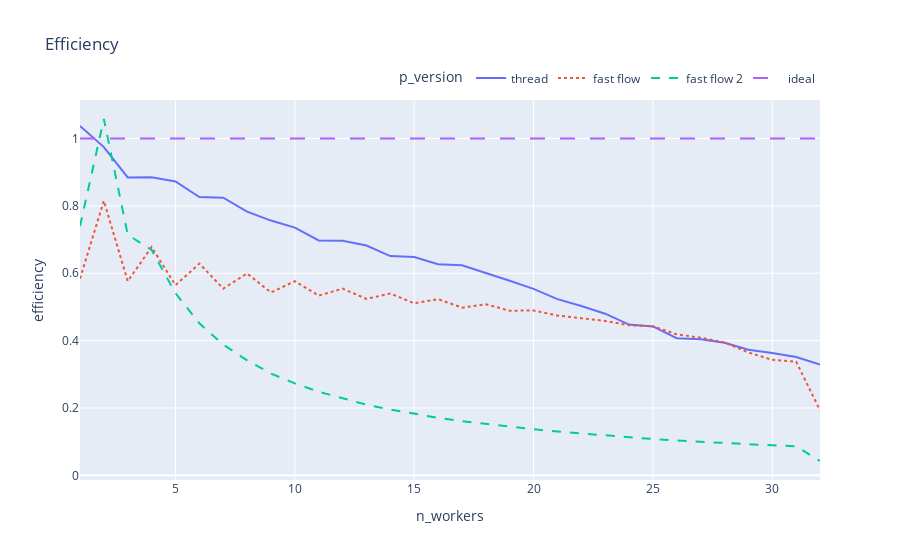

Here is the notebook cell this chart was saved with:
### Code cell
# compute and show efficiency
mean_time_df['efficiency'] = mean_time_df['speed_up']/mean_time_df['n_workers']
fig = px.line(mean_time_df, x="n_workers", y="efficiency",color='p_version', title="Efficiency", line_dash='p_version')
fig.update_layout(legend=dict(
    orientation="h",
    yanchor="bottom",
    y=1.02,
    xanchor="right",
    x=1
))
fig.show()

### Figure 1 — Plotly figure (JSON) as saved in the notebook; plotly's stock layout.template omitted (floating-point values rounded to 4 significant figures)
{"data": [{"hovertemplate": "p_version=thread<br>n_workers=%{x}<br>efficiency=%{y}<extra></extra>", "legendgroup": "thread", "line": {"color": "#636efa", "dash": "solid"}, "marker": {"symbol": "circle"}, "mode": "lines", "name": "thread", "orientation": "v", "showlegend": true, "type": "scatter", "x": [1, 2, 3, 4, 5, 6, 7, 8, 9, 10, 11, 12, 13, 14, 15, 16, 17, 18, 19, 20, 21, 22, 23, 24, 25, 26, 27, 28, 29, 30, 31, 32], "xaxis": "x", "y": [1.037, 0.9745, 0.8846, 0.8851, 0.8727, 0.8264, 0.8242, 0.783, 0.7564, 0.7355, 0.6975, 0.6967, 0.6824, 0.6509, 0.6482, 0.6265, 0.6234, 0.6012, 0.5779, 0.5538, 0.523, 0.5025, 0.4799, 0.4476, 0.442, 0.407, 0.4039, 0.3937, 0.373, 0.3634, 0.3511, 0.3289], "yaxis": "y"}, {"hovertemplate": "p_version=fast flow<br>n_workers=%{x}<br>efficiency=%{y}<extra></extra>", "legendgroup": "fast flow", "line": {"color": "#EF553B", "dash": "dot"}, "marker": {"symbol": "circle"}, "mode": "lines", "name": "fast flow", "orientation": "v", "showlegend": true, "type": "scatter", "x": [1, 2, 3, 4, 5, 6, 7, 8, 9, 10, 11, 12, 13, 14, 15, 16, 17, 18, 19, 20, 21, 22, 23, 24, 25, 26, 27, 28, 29, 30, 31, 32], "xaxis": "x", "y": [0.5841, 0.8151, 0.5764, 0.6776, 0.5647, 0.6287, 0.5544, 0.5993, 0.5428, 0.5764, 0.5337, 0.5542, 0.5238, 0.5398, 0.5107, 0.5233, 0.4979, 0.5079, 0.4887, 0.4894, 0.4746, 0.4655, 0.4584, 0.4456, 0.4427, 0.4186, 0.4086, 0.3946, 0.3646, 0.3428, 0.3377, 0.193], "yaxis": "y"}, {"hovertemplate": "p_version=fast flow 2<br>n_workers=%{x}<br>efficiency=%{y}<extra></extra>", "legendgroup": "fast flow 2", "line": {"color": "#00cc96", "dash": "dash"}, "marker": {"symbol": "circle"}, "mode": "lines", "name": "fast flow 2", "orientation": "v", "showlegend": true, "type": "scatter", "x": [1, 2, 3, 4, 5, 6, 7, 8, 9, 10, 11, 12, 13, 14, 15, 16, 17, 18, 19, 20, 21, 22, 23, 24, 25, 26, 27, 28, 29, 30, 31, 32], "xaxis": "x", "y": [0.7398, 1.058, 0.7142, 0.6689, 0.5406, 0.4516, 0.3882, 0.3413, 0.3022, 0.2731, 0.2482, 0.2281, 0.2097, 0.1954, 0.1827, 0.1707, 0.1607, 0.1524, 0.1432, 0.1368, 0.1299, 0.124, 0.1184, 0.1137, 0.1078, 0.1031, 0.09908, 0.09501, 0.09283, 0.08911, 0.08627, 0.04251], "yaxis": "y"}, {"hovertemplate": "p_version=ideal<br>n_workers=%{x}<br>efficiency=%{y}<extra></extra>", "legendgroup": "ideal", "line": {"color": "#ab63fa", "dash": "longdash"}, "marker": {"symbol": "circle"}, "mode": "lines", "name": "ideal", "orientation": "v", "showlegend": true, "type": "scatter", "x": [1, 2, 3, 4, 5, 6, 7, 8, 9, 10, 11, 12, 13, 14, 15, 16, 17, 18, 19, 20, 21, 22, 23, 24, 25, 26, 27, 28, 29, 30, 31, 32], "xaxis": "x", "y": [1, 1, 1, 1, 1, 1, 1, 1, 1, 1, 1, 1, 1, 1, 1, 1, 1, 1, 1, 1, 1, 1, 1, 1, 1, 1, 1, 1, 1, 1, 1, 1], "yaxis": "y"}], "layout": {"legend": {"orientation": "h", "title": {"text": "p_version"}, "tracegroupgap": 0, "x": 1, "xanchor": "right", "y": 1.02, "yanchor": "bottom"}, "title": {"text": "Efficiency"}, "xaxis": {"anchor": "y", "domain": [0, 1], "title": {"text": "n_workers"}}, "yaxis": {"anchor": "x", "domain": [0, 1], "title": {"text": "efficiency"}}}}
